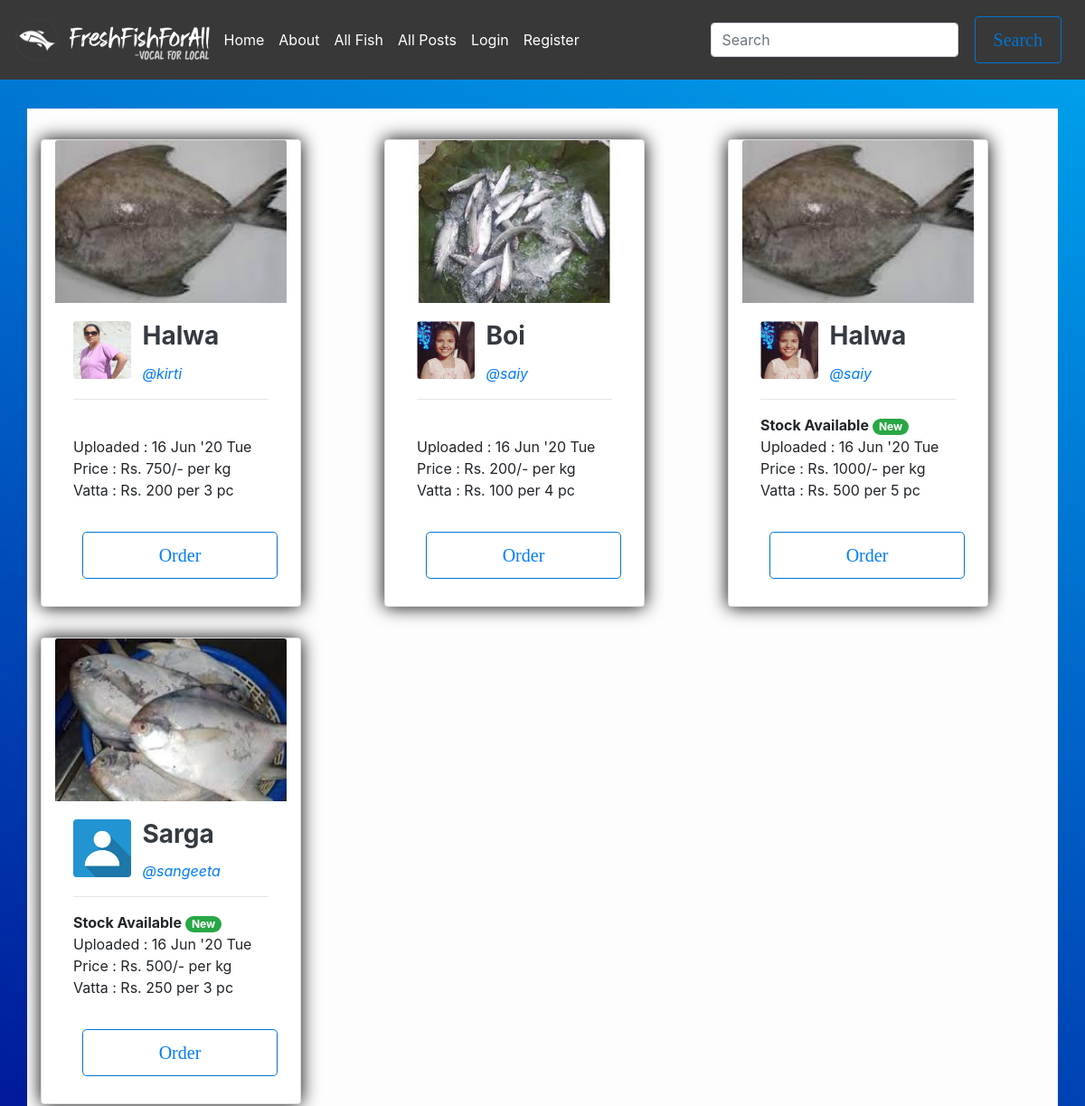
/fish/all (upper part), run on an earlier commit of the app's database.
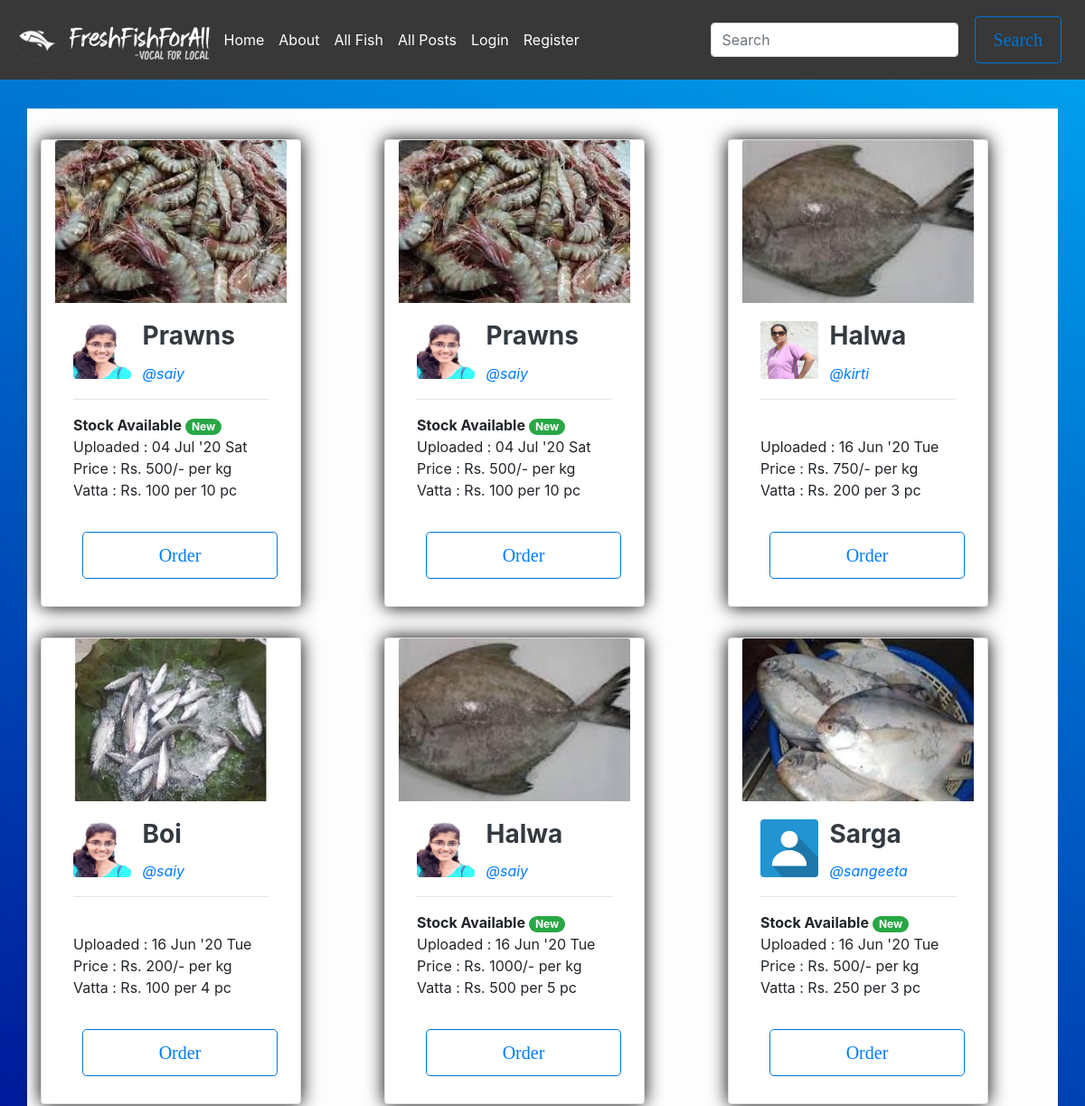
And on a later commit of the database.
### flaskblog/models.py (models this page shows, shortened)
class Fish(db.Model):
    id          = db.Column(db.Integer, primary_key = True)
    name        = db.Column(db.String(20), nullable=False)
    upload_date = db.Column(db.DateTime, index=True, nullable=False, default=datetime.utcnow)
    image_file  = db.Column(db.String(20), nullable=False)
    price       = db.Column(db.Integer, nullable=False)
    unit        = db.Column(db.String(20), nullable=False) # kg,g
    size        = db.Column(db.String(20), nullable=False) #Small, Medium, Large
    pc_vatta    = db.Column(db.Integer)
    price_vatta = db.Column(db.Integer)
    isAvailable = db.Column(db.Boolean, nullable=False, default=False)
    orders      = db.relationship('Order', secondary=ords, backref=db.backref('fishes'), lazy='dynamic')
    seller_id   = db.Column(db.Integer, db.ForeignKey('user.id'), nullable=False)

class User(db.Model, UserMixin):
    id            = db.Column(db.Integer, primary_key = True)
    username      = db.Column(db.String(20), unique=True, nullable=False)
    fullname      = db.Column(db.String(60))
    email         = db.Column(db.String(20), unique=True)
    address       = db.Column(db.String(120))
    image_file    = db.Column(db.String(20), nullable=False, default='default.jpg')
    password      = db.Column(db.String(60), nullable=False)
    points        = db.Column(db.Integer)
    posts         = db.relationship('Post', backref='post_author', lazy=True)
    fishes        = db.relationship('Fish', backref='fish_seller', lazy='dynamic')
    mycarousel    = db.relationship('Mycarousel', backref='author', lazy='dynamic')
    followed = db.relationship(
        'User', secondary=followers,
        primaryjoin=(followers.c.follower_id == id),
        secondaryjoin=(followers.c.followed_id == id),
        backref=db.backref('followers', lazy='dynamic'), lazy='dynamic')

### flaskblog/fish/routes.py (the view)
@fishes.route("/fish/all", methods=['GET', 'POST'])
def all_fish():
    page = request.args.get('page', 1, type=int)
    data = Fish.query.order_by(Fish.upload_date.desc()).paginate(page=page, per_page=12)
    return render_template('all_fish.html',data=data)

### flaskblog/templates/all_fish.html (shortened to what this page needs)
{% extends "layout.html" %}
{% block content %}
<br><br>
<div class="container bg">
  <br>
    <div class="row">
      {% for d in data.items %}
      <div class="col-lg-4">
        <div class="card shadey" style="width: 18rem;">
            <img class="card-img-top img-fluid" src="{{ url_for('static', filename='fish_pics/' + d.image_file) }}" alt="Card image cap" >
            <div class="card-body">
              <div style="display:inline-block; vertical-align:top " >
                <img src="{{ url_for('static', filename='profile_pics/' + d.fish_seller.image_file) }}" alt="64x64" class="mr-2 rounded" style="width: 64px; height: 64px;" data-holder-rendered="true">
              </div>
              <div style="display:inline-block">
                    <h3><strong class="d-block text-dark card-title">{{ d.name }}</strong></h3>
                    <a href="{{ url_for('users.user_popup', username=d.fish_seller.username)}}"><i>@{{ d.fish_seller.username }}</i></a>
              </div>
              <hr>
              {% if d.isAvailable %}
            <b>Stock Available <a href="#" class="badge badge-pill badge-success"> New</a></b> <br>
              {% else %}
                <br>
              {% endif %}
              Uploaded : {{d.upload_date.strftime("%d") }} {{d.upload_date.strftime("%b") }} '{{ d.upload_date.strftime("%y")}} {{ d.upload_date.strftime("%a")}} <br>
              Price    : Rs. {{ d.price }}/- per {{ d.unit }} <br>
              Vatta    : Rs. {{d.price_vatta}} per {{d.pc_vatta}} pc <br><br>
              {% if current_user == d.fish_seller %}
                <br><br>
              {% else %}
                <a href="{{ url_for('fishes.new_order', buyername=current_user.username, sellername=d.fish_seller.username, fish=d.id)}}" class="btn btn-outline-primary btn-lg btn-block">Order</a>
              {% endif %}
            </div>
          </div><br>
      </div>
      {% endfor %}
    </div>
</div>
<br><br><br>
{% endblock content %}

What changed in the data, as far as the page shows it:
added Fish: image_file (picture), name "Prawns", fish_seller.username "saiy", isAvailable "Stock Available", upload_date "04", upload_date "Jul", upload_date "20", upload_date "Sat", price "500", unit "kg", price_vatta "100", pc_vatta "10"
added Fish: image_file (picture), name "Prawns", fish_seller.username "saiy", isAvailable "Stock Available", upload_date "04", upload_date "Jul", upload_date "20", upload_date "Sat", price "500", unit "kg", price_vatta "100", pc_vatta "10"
changed through a linked row, Fish "Boi": image_file: a different picture
changed through a linked row, Fish (number 5 of 6 on the later page): image_file: a different picture
